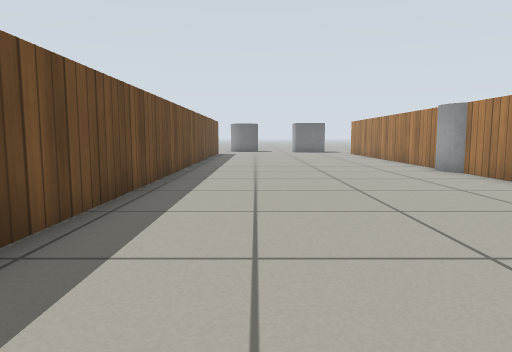
view 1 (above)

12 first-person views from a walk through a robot-simulator world made for Gazebo. The camera is 0.51 m above the floor, tilts 6° down and sees 70° across. The floor is counted in squares, 0.5 m on a side. Each view is taken from the middle of a square. On the plan, view 1 faces up. The plan holds only what a view shows up to about 13 squares ahead; the rest is blank. The place goes on beyond the plan. Simple patterns stand in for the simulator's built-in surfaces.

view 2
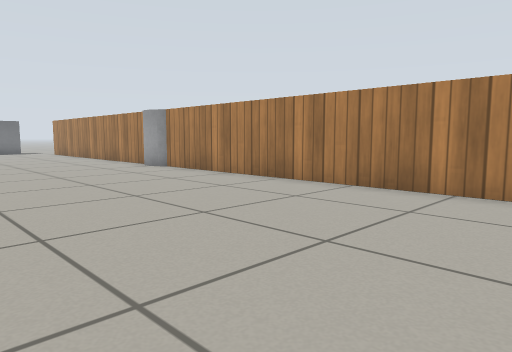

view 3
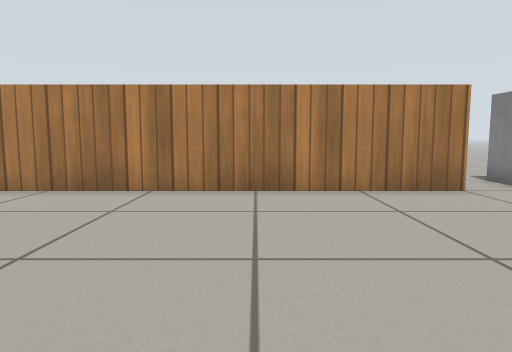

view 4
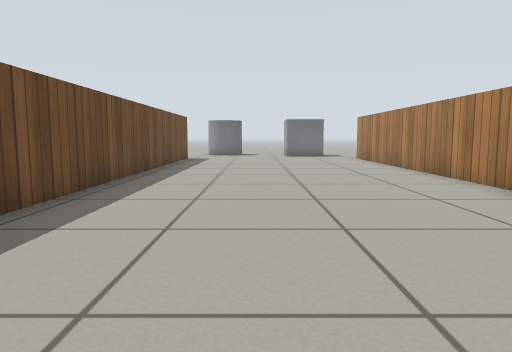

view 5
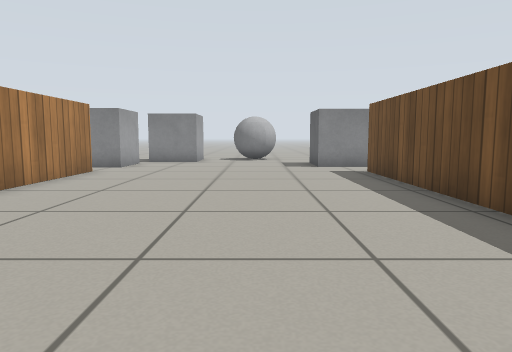

view 6
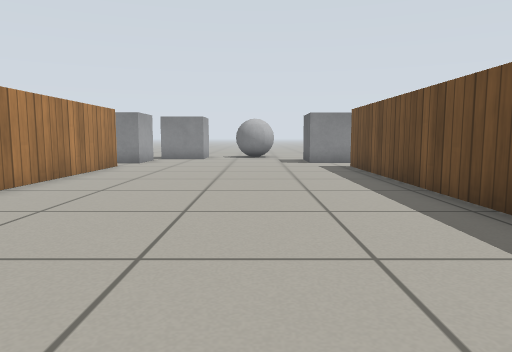

view 7
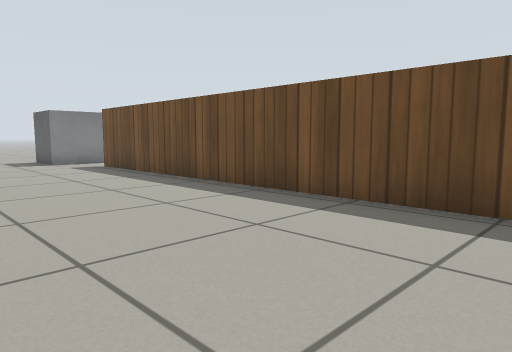

view 8
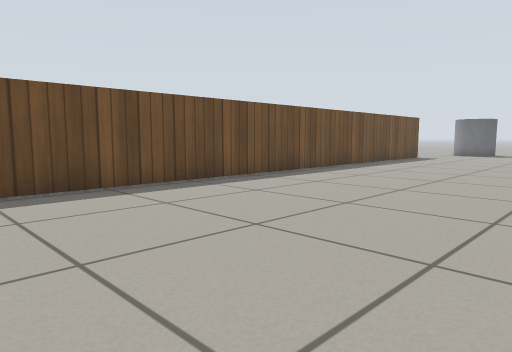

view 9
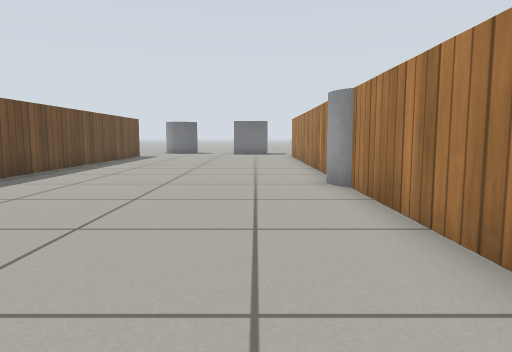

view 10
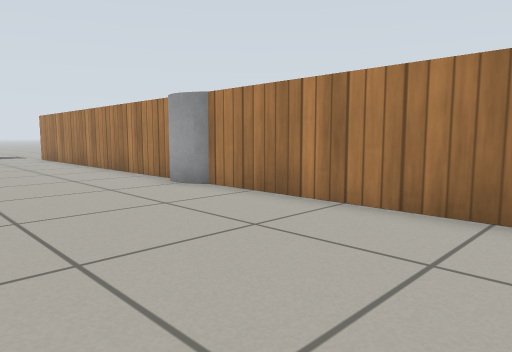

view 11
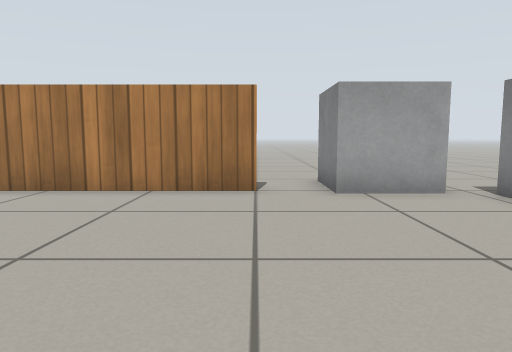

view 12
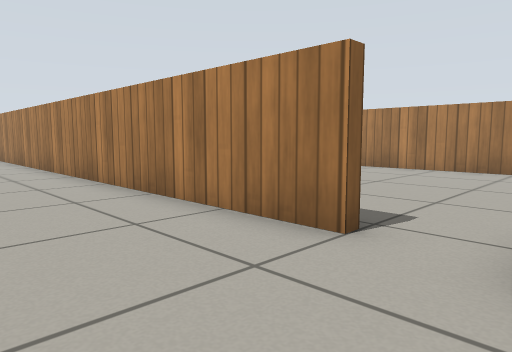

### Floor plan
Points are (right, up) in squares from view 1. A wall is a line through its corners. A room is listed if a view was taken in it or the views show most of it. See-through windows are left out.
Room 1 (views 1, 2, 3, 4, 5, 6, 7, 8, 9, 10, 11)
walls: (6, 12) (6, 18.1); (6, -5.1) (6, 10.5); (-2.4, 18.1) (-2.4, -5)
ways out: opening at (-2.5, -6.5) to room 2; gap at (6, -5)
Room 2 (view 12)
walls: (-2.4, -5) (-2.7, -5) (-2.7, 8.3)
ways out: opening at (-2.5, -6.5) to room 1
objects: grey box (-3, -7) to (-1, -7)

Where each view was taken, in squares from view 1:
view 1: 0 up, 0 right, facing up
view 2: 1 down, 1 left, facing up-right
view 3: 1 down, 1 left, facing right
view 4: 5 up, 1 right, facing up
view 5: 6 up, 1 right, facing down
view 6: 8 up, 1 right, facing down
view 7: 8 up, 3 right, facing down-left
view 8: 4 up, 5 right, facing up-left
view 9: 3 up, 4 right, facing up
view 10: 4 up, 1 right, facing up-right
view 11: 5 down, 1 left, facing right
view 12: 7 down, 6 left, facing up-right
